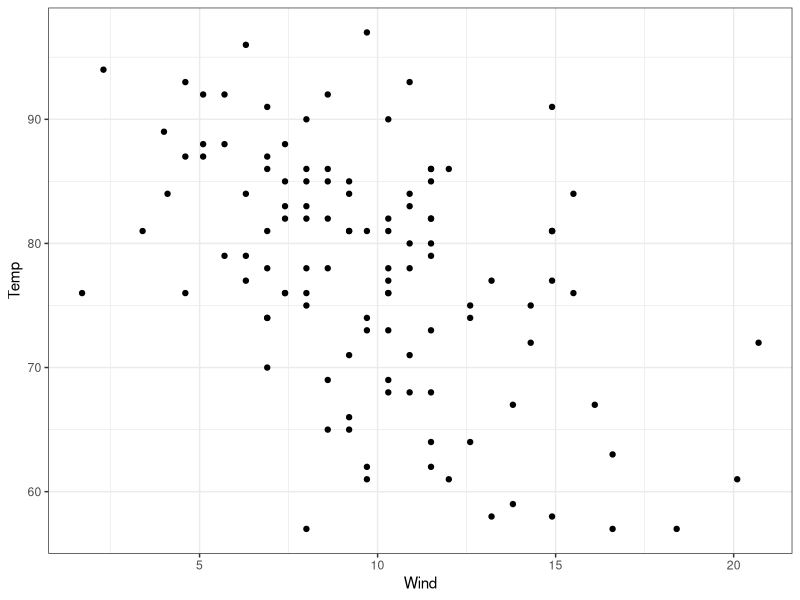
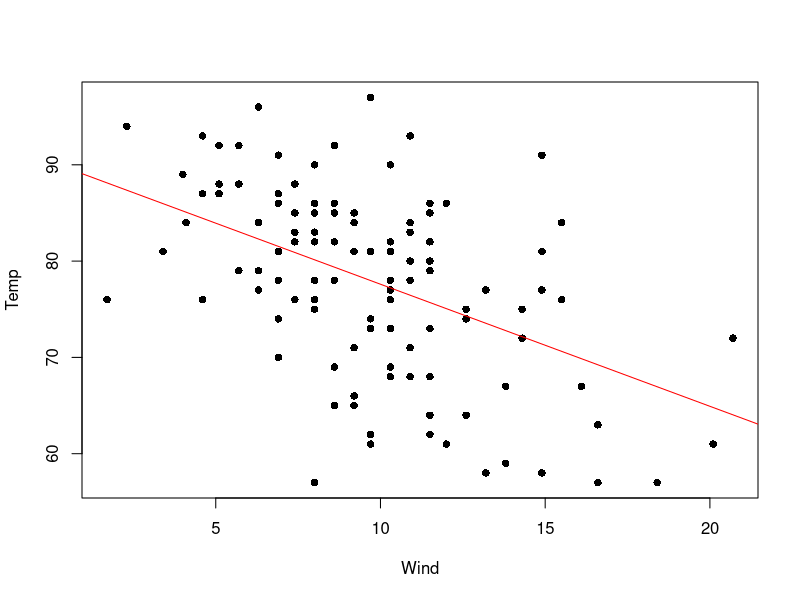
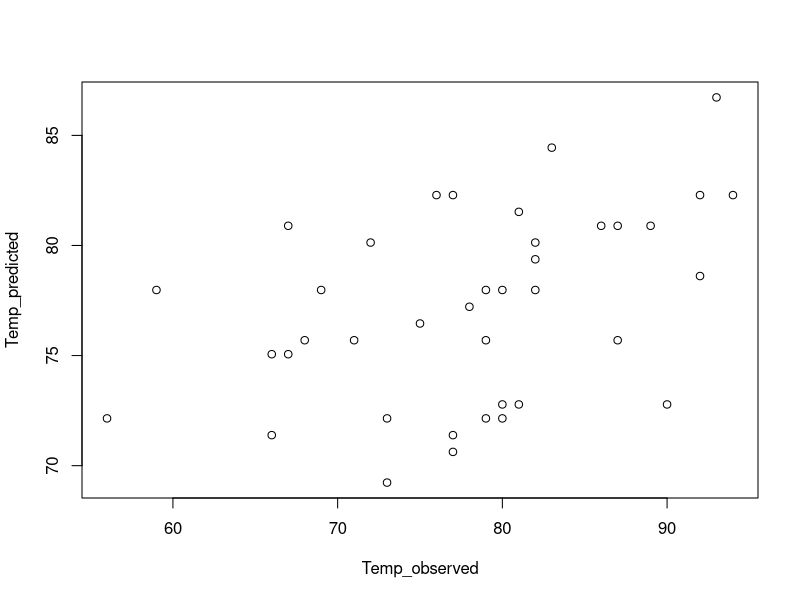
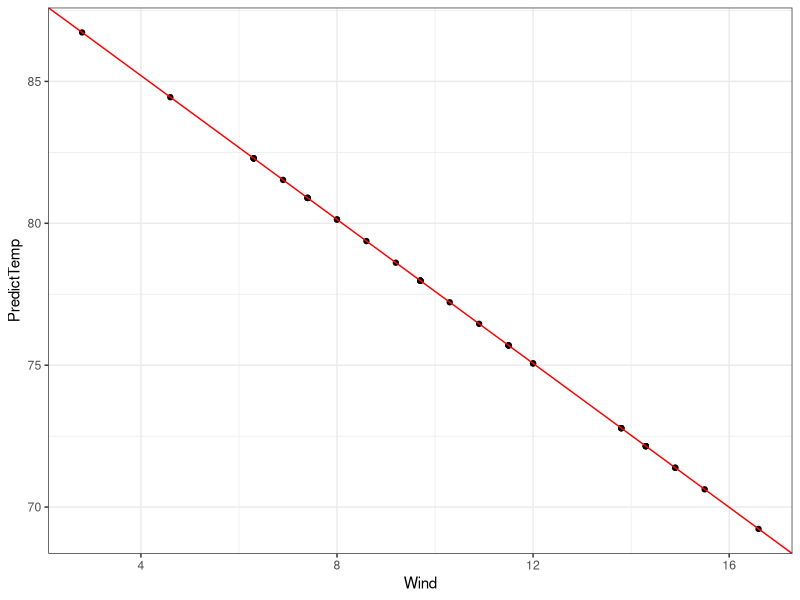
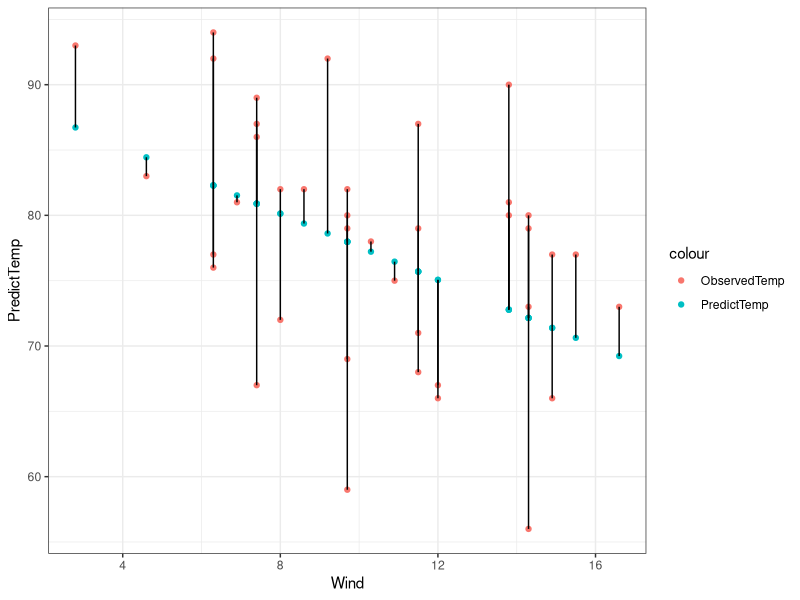
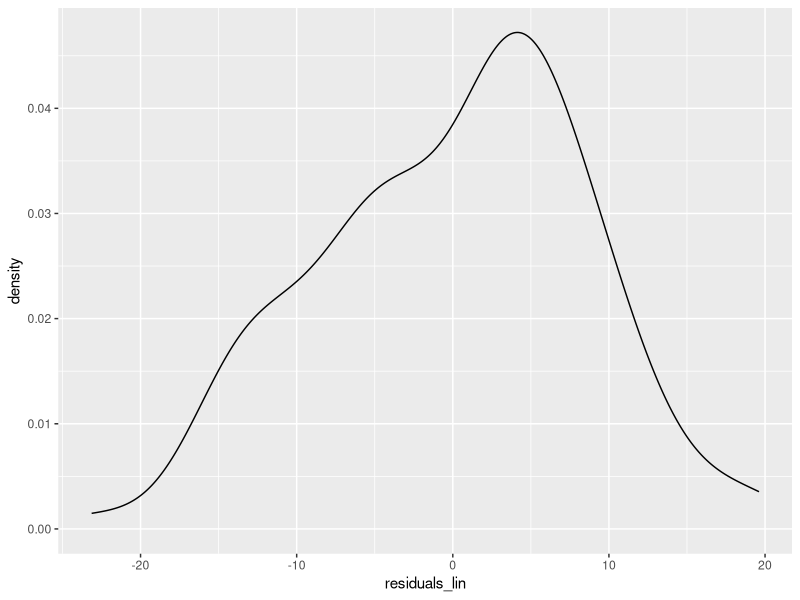

Generate these figures, in order, with R: (Note: this script raises an error after producing the figures.)
## ---- chunk 1
knitr::opts_chunk$set(echo = TRUE, eval = T)
## ---- chunk 2
library(caret)
library(MASS)
library(ggplot2)
library(dplyr)
library(ggfortify)


#Mauna Loa CO2 concentrations
data(airquality)
## ---- chunk 3
set.seed(10)
train_size <- floor(0.75 * nrow(airquality))
train_index <- sample(seq_len(nrow(airquality)), size = train_size)
train_regression <- airquality[train_index, ]
test_regression <- airquality[-train_index, ]
train_regression
test_regression
## ---- chunk 4
ggplot(data = train_regression) +
   geom_point(aes(x=Wind, y=Temp)) +
   theme_bw()
## ---- chunk 5
linear_regression <- train(Temp ~ Wind, data = train_regression ,method = "lm")
linear_regression
## ---- chunk 6
Wind = train_regression$Wind
Temp = train_regression$Temp
model_intercept <- linear_regression$finalModel$coefficients[1] 
model_slope <- linear_regression$finalModel$coefficients[2]
plot(Wind,Temp,pch=16)
abline(model_intercept, model_slope, col='red')
## ---- chunk 7
linear_predict <- predict(linear_regression, newdata=test_regression)
linear_predict
## ---- chunk 8
summary(linear_regression)
## ---- chunk 9
Wind <- test_regression$Wind
Temp_observed <- test_regression$Temp
Temp_predicted <- linear_predict
plot(Temp_observed,Temp_predicted)
## ---- chunk 10
# Extract coefficients from the model
model_intercept <-  linear_regression$finalModel$coefficients[1] 
model_slope <-  linear_regression$finalModel$coefficients[2]

# plot the regression line on the predicted values
PredictTemp = linear_predict
ggplot(data = test_regression) +
   geom_point(aes(x=Wind, y=PredictTemp)) +
   geom_abline(aes(intercept = model_intercept, slope = model_slope), col = "red")+
   theme_bw()

# plot the original test values
ggplot(data = test_regression) +
   geom_point(aes(x=Wind, y=PredictTemp, col = 'PredictTemp')) +
   geom_point(aes(x=Wind, y=Temp, col = 'ObservedTemp')) +
   geom_segment(aes(x = Wind, y = Temp, xend = Wind, yend = PredictTemp)) +
   theme_bw()
## ---- chunk 11
residuals_lin <- residuals(linear_regression)
ggplot() +
  geom_density(aes(residuals_lin))
## ---- chunk 12
cor.test(train_regression$Wind, resid(linear_regression))
## ---- chunk 13
lasso_regression <- train(Temp ~ Wind+Month, data = train_regression ,method = "lasso")
lasso_predict <- predict(lasso_regression,newdata = test_regression)
PredictedTemp = lasso_predict
ObservedTemp = test_regression$Temp

ggplot(data = test_regression) +
   geom_point(aes(x=Wind, y=PredictTemp, col = 'PredictedTemp')) +
   geom_point(aes(x=Wind, y=Temp, col = 'ObservedTemp')) +
   theme_bw()

ggplot(data = test_regression) +
   geom_point(aes(x=Month, y=PredictTemp, col = 'PredictedTemp')) +
   geom_point(aes(x=Month, y=Temp, col = 'ObservedTemp')) +
   theme_bw()

plot(ObservedTemp,PredictedTemp)
